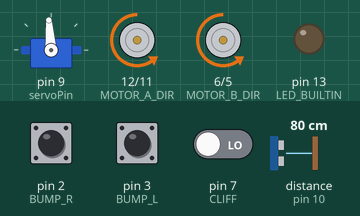
A sketch run on a simulated Arduino Uno, built with avr-gcc and run on an emulated ATmega328P. Parts: servo, direction and speed pins drawn as motors (green arrow = direction pin HIGH = forward, orange = LOW = backward, longer = more drive), output pins drawn as LEDs (lit = HIGH). The test bench sets the inputs (shaded band); at power-on: distance to the obstacle (sensor on pin 10) 80 cm, pin 2 (BUMP_R) HIGH, pin 3 (BUMP_L) HIGH, pin 7 (CLIFF) LOW. The echo pulse lasts 58.3 µs per cm; random numbers use the default seed unless the sketch sets one.

Above: at 1.2 s.
1.3 s: distance to the obstacle (sensor on pin 10) set to 21 cm
4.5 s: distance to the obstacle (sensor on pin 10) set to 18 cm
At 6.3 s:
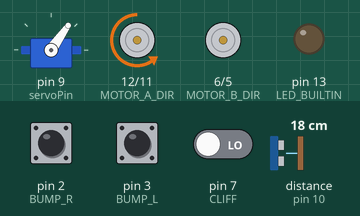
7.7 s: pin 2 (BUMP_R) pulled LOW for 0.15 s
At 9.5 s:
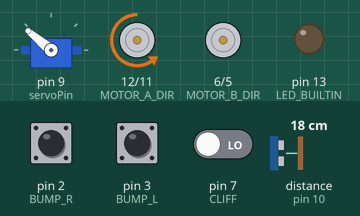
10.9 s: pin 3 (BUMP_L) pulled LOW for 1 s
At 12.4 s:
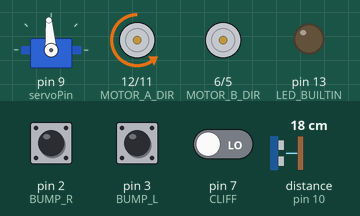
14.1 s: distance to the obstacle (sensor on pin 10) set to 12 cm
At 15.7 s:
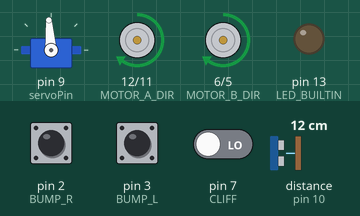
17.3 s: pin 3 (BUMP_L) pulled LOW for 0.15 s
At 19.6 s:
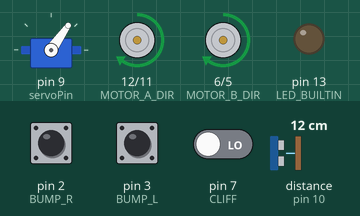
Timing chart, 0 to 25.3 s (numbered marks = the images above; inputs shaded):
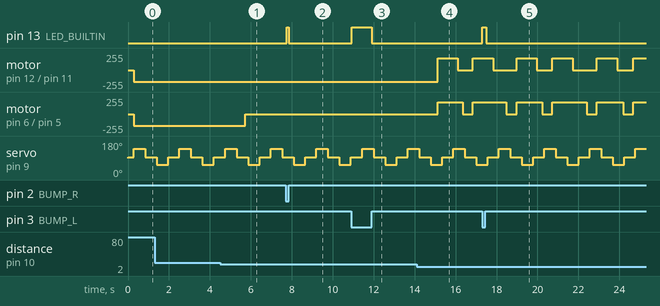

The sketch:

Norbert_4_theRTOS-ining.ino
```cpp
#include <Arduino_FreeRTOS.h>
#include <Servo.h>
#include <NewPing.h>

//Displaye settings
#include "U8glib.h"
U8GLIB_SSD1306_128X32 u8g(U8G_I2C_OPT_NONE);  // I2C / TWI

// define tasks prototypes
void TaskRangeFind(void *pvParameters );
void TaskBumpCLiffDetect(void *pvParameters );
void TaskNavigate(void *pvParameters );
TaskHandle_t TaskHandle_Navigate;
TaskHandle_t TaskHandle_Rangefind;
TaskHandle_t TaskHandle_BumpCLiffDetect;

//Flag to turn serial data reporting on and off
#define DEBUG false
//Bumpers and IR detector pair
#define BUMP_L 3 //0 is bumped, 1 is normal state
#define BUMP_R 2 //0 is bumped, 1 is normal state
#define CLIFF 7 //1 is no bottom detected, 0 is normal state
bool _Bump_L = 1;
bool _Bump_R = 1;
bool _Cliff = 0;

//define pins and max range for ultrasonic sensor and servo
#define TRIGGER_PIN  4
#define ECHO_PIN     10
#define MAX_DISTANCE 200  //Appears pings beyond this show as 0, can change in library?
#define servoPin 9

Servo myservo;  // create servo object to control a servo
NewPing sonar(TRIGGER_PIN, ECHO_PIN, MAX_DISTANCE);

//set our servo positions TODO tune these. Make a sketch using serial to adjust?
#define posLeft 140
#define posRight 55
#define posCenter 94

//set our ranges TODO determine in needful
//int triggerDistance = 30;

//pre-set our int for range
int intRangeCenter = 200;
int intRangeRight = 200;
int intRangeLeft = 200;


// HG7881 Motor section//////////////////////
//B is right motor
#define HG7881_B_IA 5 // D3 --> Motor B Input A --> MOTOR B +
#define HG7881_B_IB 6 // D4 --> Motor B Input B --> MOTOR B -
//A is left motor
#define HG7881_A_IA 11 // D3 --> Motor A Input A --> MOTOR A +
#define HG7881_A_IB 12 // D4 --> Motor A Input B --> MOTOR A -

// functional connections
#define MOTOR_B_PWM HG7881_B_IA // Motor B PWM Speed
#define MOTOR_B_DIR HG7881_B_IB // Motor B Direction
#define MOTOR_A_PWM HG7881_A_IA // Motor A PWM Speed
#define MOTOR_A_DIR HG7881_A_IB // Motor A Direction

// the actual values for "fast" and "slow" depend on the motor
#define PWM_SLOW 175  // arbitrary slow speed PWM duty cycle
#define PWM_FAST 240 // arbitrary fast speed PWM duty cycle
#define DIR_DELAY 500 // brief delay for abrupt motor changes


/*--------------------------------------------------*/
/*---------------------- Setup ---------------------*/
/*--------------------------------------------------*/
// the setup function runs once when you press reset or power the board
void setup()
{
// initialize serial communication at 9600 bits per second:
    if(DEBUG)
    {
    Serial.begin(115200);
    }
//set up servo
pinMode(servoPin, OUTPUT);
myservo.attach(servoPin);  // attaches the servo on pin 10 to the servo object
delay(10);
myservo.write(posCenter); //set servo to 90 degrees to start (forward)
    if(DEBUG)
    {
    Serial.println(F("Servo centered"));
    }
delay(250);

//Set up HC-SR04 ultrasonicsensor
pinMode(TRIGGER_PIN, OUTPUT);
pinMode(ECHO_PIN, INPUT);
    if(DEBUG)
    {
    Serial.println(F("Initialized rangefinder"));
    }
//set up edge detector
pinMode(BUMP_L, INPUT_PULLUP);
pinMode(BUMP_R, INPUT_PULLUP);
pinMode(CLIFF, INPUT);
    if(DEBUG)
    {
    Serial.println(F("Initialized Cliff and Bump detection"));
    }
pinMode(LED_BUILTIN, OUTPUT);


//set up motor
pinMode( MOTOR_B_DIR, OUTPUT ); //Set pinmode for motor
pinMode( MOTOR_B_PWM, OUTPUT );
digitalWrite( MOTOR_B_DIR, LOW ); //turn motors off
digitalWrite( MOTOR_B_PWM, LOW );
pinMode( MOTOR_A_DIR, OUTPUT );
pinMode( MOTOR_A_PWM, OUTPUT );
digitalWrite( MOTOR_A_DIR, LOW );
digitalWrite( MOTOR_A_PWM, LOW );
  if(DEBUG)
  {
  Serial.println(F("H-bridge set up"));
  }
delay(10);


  // wait for serial port to connect. Needed for native USB, on LEONARDO, MICRO, YUN, and other 32u4 based boards.
  //TODO see if needed on nano
  //while (!Serial) {;}


/*--------------------------------------------------*/
/*--------------------Task Setup--------------------*/
/*--------------------------------------------------*/
  xTaskCreate(
    TaskRangeFind
    ,  "RangeFind"   // A name just for humans
    ,  128  // This stack size can be checked & adjusted by reading the Stack Highwater
    ,  NULL
    ,  1  // Priority, with 3 (configMAX_PRIORITIES - 1) being the highest, and 0 being the lowest.
    ,  &TaskHandle_Rangefind);
        if(DEBUG)
        {
        Serial.println(F("added Range Finder"));
        }
  xTaskCreate(
    TaskBumpCLiffDetect
    ,  "BumpDetect"
    ,  100  // Stack size
    ,  NULL
    ,  2  // Priority
    ,  &TaskHandle_BumpCLiffDetect);
  // Now the task scheduler, which takes over control of scheduling individual tasks, is automatically started.
      if(DEBUG)
      {
      Serial.println(F("added t2 Bump Detect"));
      }

xTaskCreate(
  TaskNavigate
    ,  "Navigate"
    ,  128  // This stack size can be checked & adjusted by reading the Stack Highwater
    ,  NULL
    ,  0  // Priority, with 3 (configMAX_PRIORITIES - 1) being the highest, and 0 being the lowest.
    ,  &TaskHandle_Navigate);
      if(DEBUG)
      {
      Serial.println(F("added t3 Navigation module"));
      }

  vTaskStartScheduler();
      if(DEBUG)
          {
          Serial.println(F("Task scheduling started"));
          }
 }

void loop()
{
  // Empty. Things are done in Tasks.
}


/*--------------------------------------------------*/
/*-------------------Temp Tasks----------------------*/
/*--------------------------------------------------*/
/*
void TaskStackSize(void *pvParameters)
{
(void) pvParameters;
//Stacksize for debug
//TODO remove later
int StackSize;
for (;;)
  {
  //StackSize = (RAMEND - SP);
  Serial.print(F("Stack size: "));
  Serial.println(RAMEND - SP);
  vTaskDelay(pdMS_TO_TICKS(1000));
  }
}*/
```

BumpCliffDetect.ino
```cpp
/*--------------------------------------------------*/
/*------------------BumpDeteector-------------------*/
/*--------------------------------------------------*/
void TaskBumpCLiffDetect(void *pvParameters)  // This is a task.
{
(void) pvParameters;
bool cliffTriggered = false;
int loopIterations = 0;
for (;;)
  {
  _Bump_L = digitalRead(BUMP_L);
  _Bump_R = digitalRead(BUMP_R);
  _Cliff= digitalRead(CLIFF);
  //Serial.print(F("Left: "));
  //Serial.print(_Bump_L);
  //Serial.print(F("    Right: "));
  //Serial.println(_Bump_R);
  if(_Bump_L  && _Bump_R )
    {
    digitalWrite(LED_BUILTIN,LOW);
    }
  if(!_Bump_L || !_Bump_R)
    {
    digitalWrite(LED_BUILTIN,HIGH);
    }

 if(_Cliff) //Detect cliff triggered, if so suspend navigation and rangefinder
    {
    // Suspend a task from the outside
    //vTaskSuspend(task_handle);
    vTaskSuspend(TaskHandle_Rangefind);
    vTaskSuspend(TaskHandle_Navigate);
    cliffTriggered = true;
    }
 if(!_Cliff && cliffTriggered) //If cliff had been detected and tasks stopped, count to 10 instances of no cliff and resume
    {
    loopIterations++;
    if(loopIterations > 10)
      {
      loopIterations = 0;
      cliffTriggered = false;
      // Resume a task (only possible from the outside)
      //vTaskResume(task_handle);
      vTaskResume(TaskHandle_Rangefind);
      vTaskResume(TaskHandle_Navigate);
      }
    }

  vTaskDelay(pdMS_TO_TICKS(100));
  }
}
// Suspend a task from the outside
//vTaskSuspend(task_handle);
// Resume a task (only possible from the outside)
//vTaskResume(task_handle);
```

Navigate.ino
```cpp
/*
intRangeCenter = 100;
intRangeRight = 100;
intRangeLeft = 100;
*/

void TaskNavigate(void *pvParameters)
{
(void) pvParameters;
for (;;)
  {
  //Bump Left segment
  if(!BUMP_L && BUMP_R)
    {
    //Motor A is left, B is right
    //Both reverse
    digitalWrite( MOTOR_A_DIR, HIGH ); // direction = reverse
    analogWrite( MOTOR_A_PWM, PWM_SLOW ); // PWM speed = slow
    digitalWrite( MOTOR_B_DIR, HIGH ); // direction = reverse
    analogWrite( MOTOR_B_PWM, PWM_SLOW); // PWM speed = slow
    vTaskDelay(pdMS_TO_TICKS(1000));
    //Stop Left
    digitalWrite( MOTOR_A_DIR, LOW );
    digitalWrite( MOTOR_A_PWM, LOW );
    //Stop a random time later so it'll be heading some diff direction
    int randomDelayTime = random(200, 1000);
    vTaskDelay(pdMS_TO_TICKS(randomDelayTime));
    digitalWrite( MOTOR_B_DIR, LOW );
    digitalWrite( MOTOR_B_PWM, LOW );
    }
  //Bump Right segment
  if(!BUMP_R && BUMP_L)
    {
    //Motor A is left, B is right
    //Both reverse
    digitalWrite( MOTOR_A_DIR, HIGH ); // direction = reverse
    analogWrite( MOTOR_A_PWM, PWM_SLOW ); // PWM speed = slow
    digitalWrite( MOTOR_B_DIR, HIGH ); // direction = reverse
    analogWrite( MOTOR_B_PWM, PWM_SLOW); // PWM speed = slow
    vTaskDelay(pdMS_TO_TICKS(1000));
    //Stop Right
    digitalWrite( MOTOR_B_DIR, LOW );
    digitalWrite( MOTOR_B_PWM, LOW );
    //Stop a random time later so it'll be heading some diff direction
    int randomDelayTime = random(200, 1000);
    vTaskDelay(pdMS_TO_TICKS(randomDelayTime));
    digitalWrite( MOTOR_A_DIR, LOW );
    digitalWrite( MOTOR_A_PWM, LOW );
    }
  //Both bumpers hit
  if(!BUMP_R && !BUMP_L)
    {
    //Motor A is left, B is right
    //Both reverse
    digitalWrite( MOTOR_A_DIR, HIGH ); // direction = reverse
    analogWrite( MOTOR_A_PWM, PWM_SLOW ); // PWM speed = slow
    digitalWrite( MOTOR_B_DIR, HIGH ); // direction = reverse
    analogWrite( MOTOR_B_PWM, PWM_SLOW); // PWM speed = slow
    vTaskDelay(pdMS_TO_TICKS(1000));
    int randomLeftRight = random(0, 1);
    int randomDelayTime = random(200, 1000);
    //Random back left or right
    //back right
    if(randomLeftRight == 0)
      {
      digitalWrite( MOTOR_A_DIR, LOW );
      digitalWrite( MOTOR_A_PWM, LOW );
      vTaskDelay(pdMS_TO_TICKS(randomDelayTime));
      digitalWrite( MOTOR_B_DIR, LOW );
      digitalWrite( MOTOR_B_PWM, LOW );
      }
    //back left
    if(randomLeftRight == 1)
      {
      digitalWrite( MOTOR_B_DIR, LOW );
      digitalWrite( MOTOR_B_PWM, LOW );
      vTaskDelay(pdMS_TO_TICKS(randomDelayTime));
      digitalWrite( MOTOR_A_DIR, LOW );
      digitalWrite( MOTOR_A_PWM, LOW );
      }
    }
   // Back Up segment rangefinder
   //Runs when bump not detected and all readings less than 5cm
   //Motor A is left, B is righ
   if(intRangeLeft < 20 && intRangeCenter  < 20 && intRangeRight < 20 &&  BUMP_L && BUMP_R)
   {
    while(BUMP_L && BUMP_R)
      {
      //Reverse both motors
      digitalWrite( MOTOR_B_DIR, HIGH ); // direction = reverse
      analogWrite( MOTOR_B_PWM, PWM_SLOW); // PWM speed = slow
      digitalWrite( MOTOR_A_DIR, HIGH ); // direction = reverse
      analogWrite( MOTOR_A_PWM, PWM_SLOW ); // PWM speed = slow
      vTaskDelay(pdMS_TO_TICKS(1000));
      int randomLeftRight = random(0, 1);
      int randomDelayTime = random(200, 1000);
      //Random back left or right
      //back right
      if(randomLeftRight == 0)
        {
        digitalWrite( MOTOR_A_DIR, LOW );
        digitalWrite( MOTOR_A_PWM, LOW );
        vTaskDelay(pdMS_TO_TICKS(randomDelayTime));
        digitalWrite( MOTOR_B_DIR, LOW );
        digitalWrite( MOTOR_B_PWM, LOW );
        }
      //back left
      if(randomLeftRight == 1)
        {
        digitalWrite( MOTOR_B_DIR, LOW );
        digitalWrite( MOTOR_B_PWM, LOW );
        vTaskDelay(pdMS_TO_TICKS(randomDelayTime));
        digitalWrite( MOTOR_A_DIR, LOW );
        digitalWrite( MOTOR_A_PWM, LOW );
        }
      break;
     }
   }
    //Runs when bump not detected and all left less than 5cm
    //Motor A is left, B is righ
    if(intRangeLeft < 20 && intRangeCenter  > 20 && intRangeRight > 20 &&  BUMP_L && BUMP_R)
    {
    while(BUMP_L && BUMP_R)
      {
      //Stop right motor
      digitalWrite( MOTOR_B_DIR, LOW );
      digitalWrite( MOTOR_B_PWM, LOW );
      //left motor ahead
      digitalWrite( MOTOR_A_DIR, LOW ); // direction = forward
      analogWrite( MOTOR_A_PWM, PWM_SLOW ); // PWM speed = slow
      vTaskDelay(pdMS_TO_TICKS(1000));
      break;
      }
    }

    //Runs when bump not detected and  right less than 5cm
    //Motor A is left, B is righ
    if(intRangeLeft > 20 && intRangeCenter  > 20 && intRangeRight < 20 &&  BUMP_L && BUMP_R)
    {
    while(BUMP_L && BUMP_R)
      {
      //Stop left motor
      digitalWrite( MOTOR_A_DIR, LOW );
      digitalWrite( MOTOR_A_PWM, LOW );
      //right motor ahead
      digitalWrite( MOTOR_B_DIR, LOW ); // direction = forward
      analogWrite( MOTOR_B_PWM, PWM_SLOW ); // PWM speed = slow
      vTaskDelay(pdMS_TO_TICKS(1000));
      break;
      break;
      }
    }

    //Runs when bump not detected and center less than 5cm
    //Motor A is left, B is righ
    if(intRangeLeft > 20 && intRangeCenter  < 20 && intRangeRight > 20 &&  BUMP_L && BUMP_R)
    {
    while(BUMP_L && BUMP_R)
      {
      //Stop left motor
      digitalWrite( MOTOR_A_DIR, LOW );
      digitalWrite( MOTOR_A_PWM, LOW );
      //Stop right motor
      digitalWrite( MOTOR_A_DIR, LOW );
      digitalWrite( MOTOR_A_PWM, LOW );
      vTaskDelay(pdMS_TO_TICKS(250));
      //Left motor backwards
      digitalWrite( MOTOR_A_DIR, LOW ); //direction reverse
      digitalWrite( MOTOR_A_PWM, PWM_SLOW );
      vTaskDelay(pdMS_TO_TICKS(750));
      break;
      }
    }

    //Runs when bump not detected and all greater than 5cm
    if(intRangeLeft > 20 && intRangeCenter  > 20 && intRangeRight > 20 &&  BUMP_L && BUMP_R)
    {
    while(BUMP_L && BUMP_R)
      {
      digitalWrite( MOTOR_A_DIR, LOW); // direction = forward
      analogWrite( MOTOR_A_PWM, PWM_SLOW ); // PWM speed = slow
      digitalWrite( MOTOR_B_DIR, LOW); // direction = forward
      analogWrite( MOTOR_B_PWM, PWM_SLOW); // PWM speed = slow
      break;
      }
    }
  vTaskDelay(pdMS_TO_TICKS(500));
  }
}

//DO I put the display here? or in cliff detection?
/*
const uint8_t rook_bitmap[] PROGMEM = {
  0x00,         // 00000000
  0x55,         // 01010101
  0x7f,          // 01111111
  0x3e,         // 00111110
  0x3e,         // 00111110
  0x3e,         // 00111110
  0x3e,         // 00111110
  0x7f           // 01111111
};
void draw(void) {
  // graphic commands to redraw the complete screen should be placed here
  u8g.drawBitmapP( 62, 32, 1, 8, rook_bitmap);
  u8g.drawBitmapP( 50, 26, 4, 10, smile_bitmap);
}

 // picture loop
  u8g.firstPage();
  do {
    draw();
  } while( u8g.nextPage() );

  // rebuild the picture after some delay
  */
```

RangeFind.ino
```cpp
/*--------------------------------------------------*/
/*-----------------RangeFinder ---------------------*/
/*--------------------------------------------------*/
void TaskRangeFind(void *pvParameters)  // This is a task.
{
(void) pvParameters;
for (;;)
  {
  myservo.write(posLeft);
  vTaskDelay(pdMS_TO_TICKS(550));
  intRangeLeft = sonar.ping_cm();
  intRangeLeft += sonar.ping_cm();
  intRangeLeft += sonar.ping_cm();
  intRangeLeft = intRangeLeft/3;

  vTaskDelay(pdMS_TO_TICKS(20));
  //Serial.print(F("Left range is : "));
  //Serial.println(intRangeLeft);

  myservo.write(posCenter);
  vTaskDelay(pdMS_TO_TICKS(550));
  intRangeCenter = sonar.ping_cm();
  intRangeCenter += sonar.ping_cm();
  intRangeCenter += sonar.ping_cm();
  intRangeCenter += sonar.ping_cm();
  intRangeCenter = intRangeCenter/3;

  vTaskDelay(pdMS_TO_TICKS(20));
  //Serial.print(F("Center range is : "));
  //Serial.println(intRangeCenter);

  myservo.write(posRight);
  vTaskDelay(pdMS_TO_TICKS(550));
  intRangeRight = sonar.ping_cm();
  intRangeRight += sonar.ping_cm();
  intRangeRight += sonar.ping_cm();
  intRangeRight = intRangeRight/3;

  vTaskDelay(pdMS_TO_TICKS(20));
  //Serial.print(F("Right range is : "));
  //Serial.println(intRangeRight);

  myservo.write(posCenter);
  vTaskDelay(pdMS_TO_TICKS(550));
  intRangeCenter = sonar.ping_cm();
  intRangeCenter += sonar.ping_cm();
  intRangeCenter += sonar.ping_cm();
  intRangeCenter += sonar.ping_cm();
  intRangeCenter = intRangeCenter/3;

  vTaskDelay(pdMS_TO_TICKS(10));
  //Serial.print(F("Center range is : "));
  //Serial.println(intRangeCenter);
  }
}
  /*
  if(intRangeLeft == 0)
    {
      intRangeLeft = 100;
    }
    */
```

Measured:
- the behaviour switches between 20 and 19 cm on distance to the obstacle (sensor on pin 10) (found by bisection; images 0 and 1)
- the behaviour switches between 15 and 14 cm on distance to the obstacle (sensor on pin 10) (found by bisection; images 3 and 4)
- after the input at 4.5 s, motor on pin 6 (MOTOR_B_DIR) / pin 5 (MOTOR_B_PWM): backward 175/255 → stopped after 1.2 s
- after the input at 7.7 s, pin 13 (LED_BUILTIN): LOW → HIGH after 0.06 s, → LOW 0.09 s later
- after the input at 10.9 s, pin 13 (LED_BUILTIN): LOW → HIGH at once, → LOW 0.99 s later
- after the input at 14.1 s, motor on pin 12 (MOTOR_A_DIR) / pin 11 (MOTOR_A_PWM): backward 175/255 → forward 175/255 after 1.0 s, → stopped 0.99 s later, → forward 175/255 0.74 s later; motor on pin 6 (MOTOR_B_DIR) / pin 5 (MOTOR_B_PWM): stopped → forward 175/255 after 1.0 s, → stopped 1.2 s later, → forward 175/255 0.50 s later
- after the input at 17.3 s, pin 13 (LED_BUILTIN): LOW → HIGH at once, → LOW 0.18 s later
- by itself, servo on pin 9 (servoPin): repeats every 2.2 s: 140° 0.56 s, 94° 0.56 s, 55° 0.56 s, 94° 0.55 s
